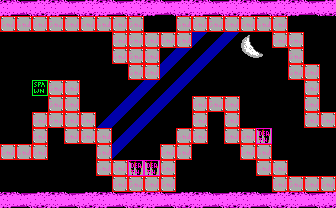

This game map was drawn from its Tiled (.tmx) file and the tilesets committed beside it. A one-line description and the full map source follow:
An orthogonal 21x13 tile map with 16x16 px tiles, 2 tile layers (bg, col), 2 tilesets.

<map version="1.10" tiledversion="1.10.1" orientation="orthogonal" renderorder="right-down" width="21" height="13" tilewidth="16" tileheight="16" infinite="0" nextlayerid="4" nextobjectid="39">
 <tileset firstgid="1" source="tileset.tsx" />
 <tileset firstgid="241" source="obj.tsx" />
 <layer id="1" name="bg" width="21" height="13">
  <data encoding="csv">
154,155,156,154,155,156,154,155,156,154,155,156,154,155,156,154,155,156,154,155,156,
80,80,80,80,80,80,80,80,80,18,18,80,80,80,80,80,80,80,18,18,18,
18,18,18,18,18,18,18,80,80,80,80,80,36,16,36,19,20,80,80,18,18,
18,18,18,18,18,18,18,80,80,80,16,36,16,36,18,39,40,18,80,18,18,
18,18,18,18,18,18,18,18,80,80,36,16,36,18,18,18,18,18,80,80,18,
18,18,18,80,80,18,18,18,16,36,16,36,18,18,18,18,18,18,18,80,18,
18,18,18,80,80,18,18,16,36,16,36,18,80,80,80,18,18,18,18,80,18,
18,18,80,80,80,80,16,36,16,36,18,18,80,18,80,18,18,18,18,80,80,
18,18,80,18,80,80,80,16,36,18,18,80,80,18,80,80,79,18,18,18,18,
80,80,80,18,18,18,80,36,18,18,80,80,18,18,18,80,80,18,18,18,18,
18,18,18,18,18,18,80,80,79,79,80,18,18,18,18,18,80,80,18,18,18,
18,18,18,18,18,18,18,80,80,80,80,18,18,18,18,18,18,80,80,80,80,
154,155,156,154,155,156,154,155,156,154,155,156,154,155,156,154,155,156,154,155,156
</data>
 </layer>
 <layer id="2" name="col" width="21" height="13">
  <data encoding="csv">
241,241,241,241,241,241,241,241,241,241,241,241,241,241,241,241,241,241,241,241,241,
242,242,242,242,242,242,242,242,242,241,241,242,242,242,242,242,242,242,241,241,241,
241,241,241,241,241,241,241,242,242,242,242,242,241,241,241,241,241,242,242,241,241,
241,241,241,241,241,241,241,242,242,242,241,241,241,241,241,241,241,241,242,241,241,
241,241,241,241,241,241,241,241,242,242,241,241,241,241,241,241,241,241,242,242,241,
241,241,243,242,242,241,241,241,241,241,241,241,241,241,241,241,241,241,241,242,241,
241,241,241,242,242,241,241,241,241,241,241,241,242,242,242,241,241,241,241,242,241,
241,241,242,242,242,242,241,241,241,241,241,241,242,241,242,241,241,241,241,242,242,
241,241,242,241,242,242,242,241,241,241,241,242,242,241,242,242,244,241,241,241,241,
242,242,242,241,241,241,242,241,241,241,242,242,241,241,241,242,242,241,241,241,241,
241,241,241,241,241,241,242,242,244,244,242,241,241,241,241,241,242,242,241,241,241,
241,241,241,241,241,241,241,242,242,242,242,241,241,241,241,241,241,242,242,242,242,
241,241,241,241,241,241,241,241,241,241,241,241,241,241,241,241,241,241,241,241,241
</data>
 </layer>
 <objectgroup id="3" name="obj" />
</map>
